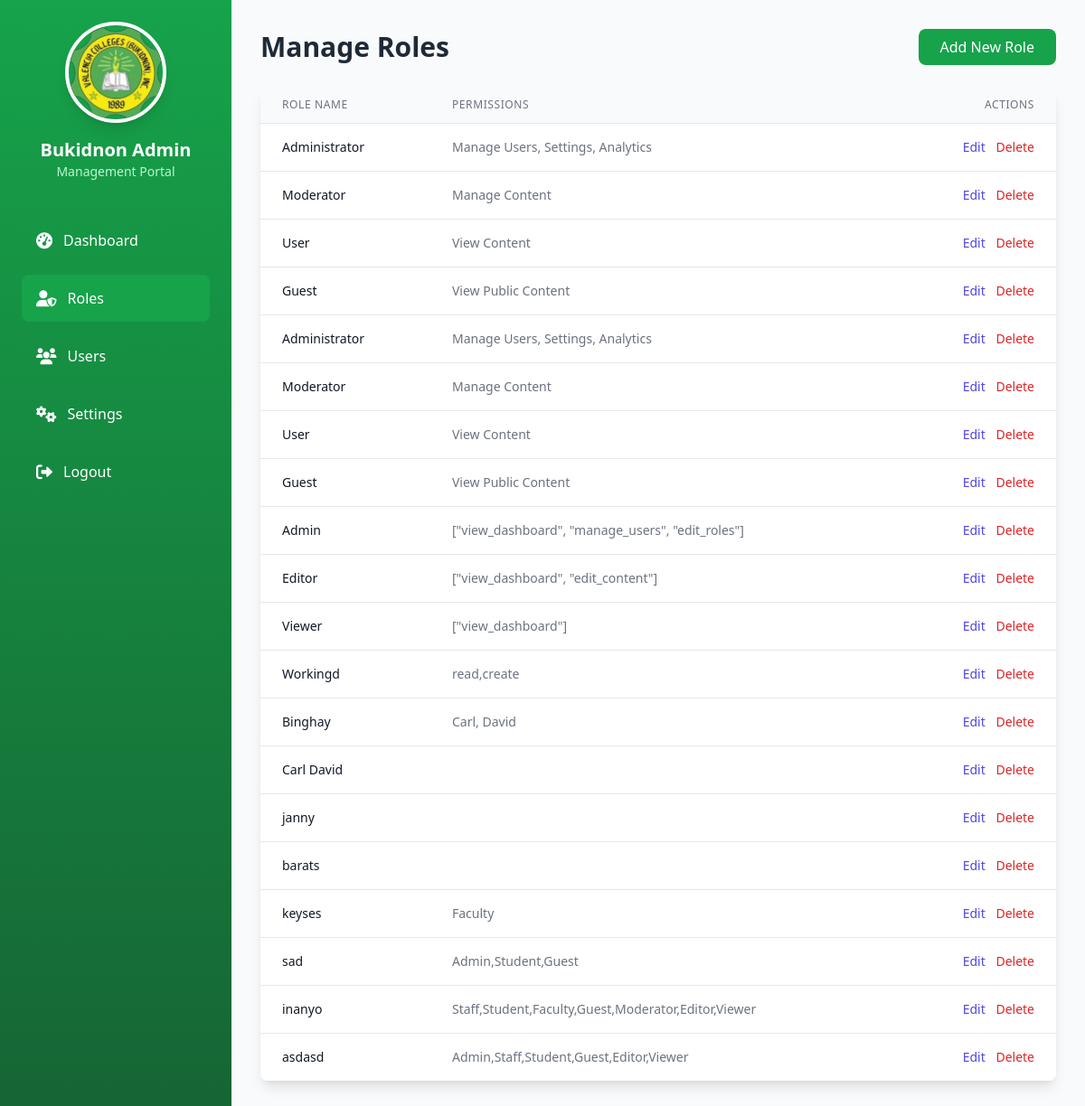
/bukidnon/roles.php (signed in), run on the app's committed database.
### tables this page shows
CREATE TABLE `roles` (
  `id` int(11) NOT NULL,
  `role_name` varchar(50) NOT NULL,
  `permissions` text DEFAULT NULL,
  `created_at` timestamp NOT NULL DEFAULT current_timestamp()
);

### bukidnon/roles.php (the view, shortened to what this page needs)
<?php
include('db_config.php');
$sql = "SELECT * FROM roles";
$stmt = $pdo->prepare($sql);
$stmt->execute();
$roles = $stmt->fetchAll(PDO::FETCH_ASSOC);
?>
<!DOCTYPE html>
<html lang="en">
<head>
    <script src="https://cdn.tailwindcss.com"></script>
    <link href="https://cdnjs.cloudflare.com/ajax/libs/font-awesome/6.0.0-beta3/css/all.min.css" rel="stylesheet">
</head>
<body class="bg-gray-50 font-sans antialiased">
    <aside class="w-64 bg-gradient-to-b from-green-600 to-green-800 text-white h-screen p-6 fixed">
        <div class="text-center mb-6">
            <img src="img/bukidnon_logo.png" alt="Bukidnon Logo" class="w-28 h-28 rounded-full mx-auto border-4 border-white shadow-lg">
            <h2 class="text-xl font-bold mt-4">Bukidnon Admin</h2>
            <p class="text-green-200 text-sm">Management Portal</p>
        </div>
        <nav class="mt-10 space-y-3">
            <a href="dashboard.php" class="flex items-center gap-3 text-white px-4 py-3 rounded-lg hover:bg-green-500">
                <i class="fas fa-tachometer-alt text-lg"></i>
                Dashboard
            </a>
            <a href="roles.php" class="flex items-center gap-3 bg-green-600 px-4 py-3 rounded-lg text-white">
                <i class="fas fa-user-shield text-lg"></i>
                Roles
            </a>
            <a href="users.php" class="flex items-center gap-3 text-white px-4 py-3 rounded-lg hover:bg-green-500">
                <i class="fas fa-users text-lg"></i>
                Users
            </a>
            <a href="settings.php" class="flex items-center gap-3 text-white px-4 py-3 rounded-lg hover:bg-green-500">
                <i class="fas fa-cogs text-lg"></i>
                Settings
            </a>
            <a href="?logout=true" class="flex items-center gap-3 text-white px-4 py-3 rounded-lg hover:bg-red-600 mt-auto">
                <i class="fas fa-sign-out-alt text-lg"></i>
                Logout
            </a>
        </nav>
    </aside>
    <div class="ml-64 p-8">
        <div class="flex justify-between items-center mb-6">
            <h1 class="text-3xl font-semibold text-gray-800">Manage Roles</h1>
            <button class="bg-green-600 text-white px-6 py-2 rounded-lg hover:bg-green-700 transition duration-300">Add New Role</button>
        </div>
        <div class="bg-white shadow-lg rounded-lg overflow-hidden">
            <table class="min-w-full divide-y divide-gray-200">
                <thead class="bg-gray-50">
                    <tr>
                        <th class="px-6 py-3 text-left text-xs font-medium text-gray-500 uppercase tracking-wider">Role Name</th>
                        <th class="px-6 py-3 text-left text-xs font-medium text-gray-500 uppercase tracking-wider">Permissions</th>
                        <th class="px-6 py-3 text-right text-xs font-medium text-gray-500 uppercase tracking-wider">Actions</th>
                    </tr>
                </thead>
                <tbody class="bg-white divide-y divide-gray-200">
                    <?php foreach ($roles as $role): ?>
                        <tr>
                            <td class="px-6 py-4 whitespace-nowrap text-sm font-medium text-gray-900"><?= htmlspecialchars($role['role_name']) ?></td>
                            <td class="px-6 py-4 text-sm text-gray-500"><?= htmlspecialchars($role['permissions']) ?></td>
                            <td class="px-6 py-4 text-right text-sm font-medium">
                                <button class="text-indigo-600 hover:text-indigo-900">Edit</button>
                                <button class="text-red-600 hover:text-red-900 ml-2">Delete</button>
                            </td>
                        </tr>
                    <?php endforeach; ?>
                </tbody>
            </table>
        </div>
    </div>
</body>
</html>

### data on the page
roles: role_name "Administrator", permissions "Manage Users, Settings, Analytics"
roles: role_name "Moderator", permissions "Manage Content"
roles: role_name "User", permissions "View Content"
roles: role_name "Guest", permissions "View Public Content"
roles: role_name "Administrator", permissions "Manage Users, Settings, Analytics"
roles: role_name "Moderator", permissions "Manage Content"
roles: role_name "User", permissions "View Content"
roles: role_name "Guest", permissions "View Public Content"
roles: role_name "Admin", permissions "[\"view_dashboard\", \"manage_users\", \"edit_roles\"]"
roles: role_name "Editor", permissions "[\"view_dashboard\", \"edit_content\"]"
roles: role_name "Viewer", permissions "[\"view_dashboard\"]"
roles: role_name "Workingd", permissions "read,create"
roles: role_name "Binghay", permissions "Carl, David"
roles: role_name "Carl David"
roles: role_name "janny"
roles: role_name "barats"
roles: role_name "keyses", permissions "Faculty"
roles: role_name "sad", permissions "Admin,Student,Guest"
roles: role_name "inanyo", permissions "Staff,Student,Faculty,Guest,Moderator,Editor,Viewer"
roles: role_name "asdasd", permissions "Admin,Staff,Student,Guest,Editor,Viewer"
